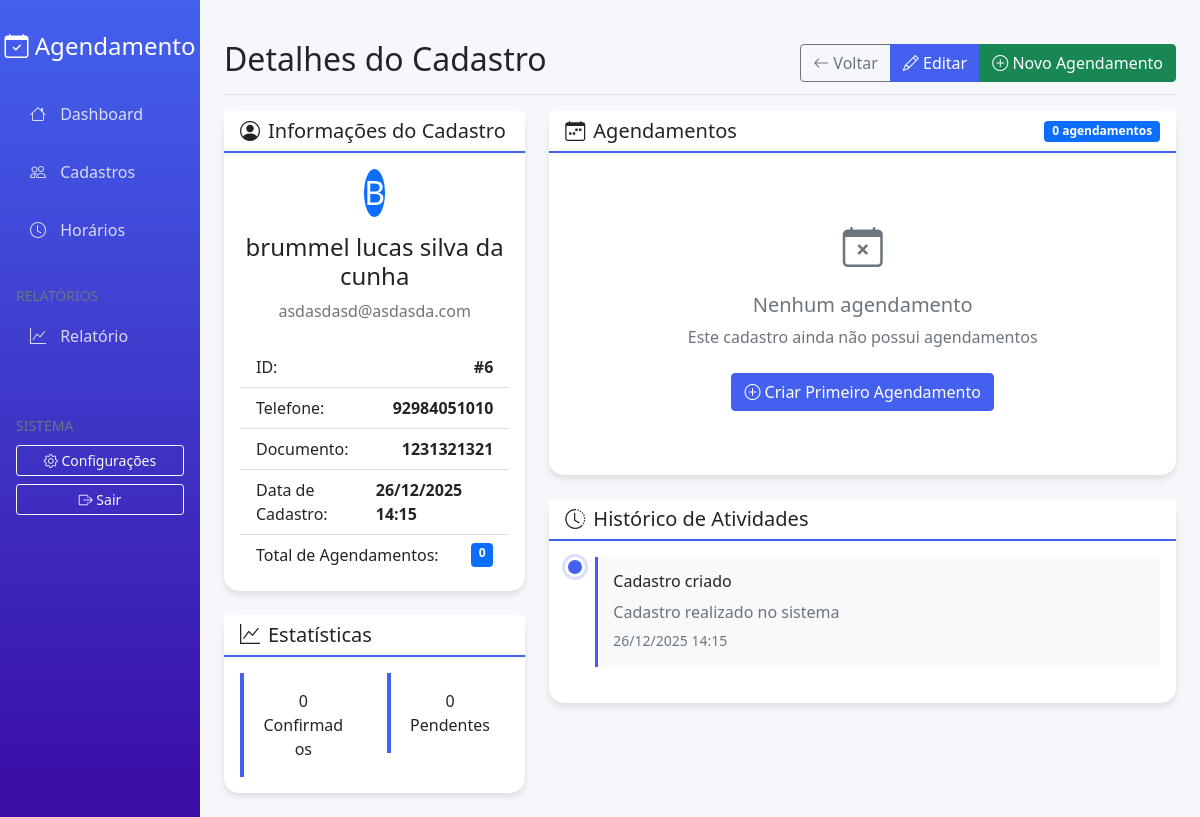
/cadastros/6, run on the app's committed database.
### models/Cadastro.py (models this page shows, shortened)
class Cadastro(db.Model):
    __tablename__ = 'cadastros'
    id = db.Column(db.Integer, primary_key=True)
    nome = db.Column(db.String(100), nullable=False)
    email = db.Column(db.String(100), unique=True, nullable=False)
    telefone = db.Column(db.String(20))
    documento = db.Column(db.String(20), unique=True)
    data_criacao = db.Column(db.DateTime, default=datetime.utcnow)
    horarios = db.relationship('Horario', backref='cadastro', lazy=True, cascade='all, delete-orphan')

### app.py (the view)
    @app.route('/cadastros/<int:id>')
    def visualizar_cadastro(id):
        with app.app_context():
            cadastro = Cadastro.query.get_or_404(id)
            horarios = Horario.query.filter_by(cadastro_id=id).order_by(Horario.data.desc(), Horario.hora_inicio).all()
            hoje = date.today()
            horarios_confirmados = len([h for h in horarios if h.status == 'confirmado'])
            horarios_pendentes = len([h for h in horarios if h.status == 'pendente'])
            atividades = [
                {'titulo': 'Cadastro criado', 'descricao': 'Cadastro realizado no sistema', 'data': cadastro.data_criacao},
                {'titulo': 'Primeiro agendamento', 'descricao': 'Primeiro horário agendado', 'data': datetime.now() - timedelta(days=5)} if horarios else None,
                {'titulo': 'Atualização de dados', 'descricao': 'Informações atualizadas', 'data': datetime.now() - timedelta(days=2)} if cadastro.data_criacao < datetime.now() - timedelta(days=2) else None
            ]
            atividades = [a for a in atividades if a is not None]
            return render_template('cadastros/visualizar.html',
                                 cadastro=cadastro,
                                 horarios=horarios,
                                 hoje=hoje,
                                 horarios_confirmados=horarios_confirmados,
                                 horarios_pendentes=horarios_pendentes,
                                 atividades=atividades)

### templates/cadastros/visualizar.html (shortened to what this page needs)
{% extends "base.html" %}
{% block page_title %}Detalhes do Cadastro{% endblock %}
{% block page_actions %}
<div class="btn-group">
    <a href="{{ url_for('listar_cadastros') }}" class="btn btn-outline-secondary">
        <i class="bi bi-arrow-left"></i> Voltar
    </a>
    <a href="{{ url_for('editar_cadastro', id=cadastro.id) }}" class="btn btn-primary">
        <i class="bi bi-pencil"></i> Editar
    </a>
    <a href="{{ url_for('criar_horario') }}?cadastro={{ cadastro.id }}" class="btn btn-success">
        <i class="bi bi-plus-circle"></i> Novo Agendamento
    </a>
</div>
{% endblock %}
{% block content %}
<div class="row">
    <div class="col-md-4">
        <div class="card mb-4">
            <div class="card-header">
                <h5 class="mb-0">
                    <i class="bi bi-person-circle me-2"></i>Informações do Cadastro
                </h5>
            </div>
            <div class="card-body">
                <div class="text-center mb-4">
                    <div class="avatar-xl bg-primary rounded-circle d-inline-flex align-items-center justify-content-center">
                        <span class="text-white fs-2">{{ cadastro.nome[:1]|upper }}</span>
                    </div>
                    <h4 class="mt-3">{{ cadastro.nome }}</h4>
                    <p class="text-muted">{{ cadastro.email }}</p>
                </div>
                <div class="list-group list-group-flush">
                    <div class="list-group-item d-flex justify-content-between">
                        <span>ID:</span>
                        <strong>#{{ cadastro.id }}</strong>
                    </div>
                    {% if cadastro.telefone %}
                    <div class="list-group-item d-flex justify-content-between">
                        <span>Telefone:</span>
                        <strong>{{ cadastro.telefone }}</strong>
                    </div>
                    {% endif %}
                    {% if cadastro.documento %}
                    <div class="list-group-item d-flex justify-content-between">
                        <span>Documento:</span>
                        <strong>{{ cadastro.documento }}</strong>
                    </div>
                    {% endif %}
                    <div class="list-group-item d-flex justify-content-between">
                        <span>Data de Cadastro:</span>
                        <strong>{{ cadastro.data_criacao.strftime('%d/%m/%Y %H:%M') }}</strong>
                    </div>
                    <div class="list-group-item d-flex justify-content-between">
                        <span>Total de Agendamentos:</span>
                        <span class="badge bg-primary">{{ cadastro.horarios|length }}</span>
                    </div>
                </div>
            </div>
        </div>
        <div class="card">
            <div class="card-header">
                <h5 class="mb-0">
                    <i class="bi bi-graph-up me-2"></i>Estatísticas
                </h5>
            </div>
            <div class="card-body">
                <div class="row text-center">
                    <div class="col-6">
                        <div class="stat-card p-3">
                            <div class="stat-number">{{ horarios_confirmados }}</div>
                            <div class="stat-label">Confirmados</div>
                        </div>
                    </div>
                    <div class="col-6">
                        <div class="stat-card p-3">
                            <div class="stat-number">{{ horarios_pendentes }}</div>
                            <div class="stat-label">Pendentes</div>
                        </div>
                    </div>
                </div>
            </div>
        </div>
    </div>
    <div class="col-md-8">
        <div class="card">
            <div class="card-header d-flex justify-content-between align-items-center">
                <h5 class="mb-0">
                    <i class="bi bi-calendar-week me-2"></i>Agendamentos
                </h5>
                <span class="badge bg-primary">{{ cadastro.horarios|length }} agendamentos</span>
            </div>
            <div class="card-body">
                {% if cadastro.horarios %}
                <div class="table-responsive">
                    <table class="table table-hover">
                        <thead>
                            <tr>
                                <th>Data</th>
                                <th>Horário</th>
                                <th>Serviço</th>
                                <th>Status</th>
                                <th class="text-end">Ações</th>
                            </tr>
                        </thead>
                        <tbody>
                            {% for horario in cadastro.horarios|sort(attribute='data', reverse=True) %}
                            <tr>
                                <td>
                                    <strong>{{ horario.data.strftime('%d/%m/%Y') }}</strong>
                                </td>
                                <td>
                                    {{ horario.hora_inicio.strftime('%H:%M') }} - {{ horario.hora_fim.strftime('%H:%M') }}
                                </td>
                                <td>
                                    {% if horario.descricao %}
                                    {{ horario.descricao[:50] }}
                                    {% if horario.descricao|length > 50 %}...{% endif %}
                                    {% else %}
                                    <span class="text-muted">Sem descrição</span>
                                    {% endif %}
                                </td>
                                <td>
                                    {% if horario.data > hoje %}
                                    <span class="badge bg-success">Agendado</span>
                                    {% else %}
                                    <span class="badge bg-secondary">Realizado</span>
                                    {% endif %}
                                </td>
                                <td class="text-end">
                                    <div class="btn-group btn-group-sm">
                                        <a href="{{ url_for('visualizar_horario', id=horario.id) }}"
                                           class="btn btn-outline-primary" title="Visualizar">
                                            <i class="bi bi-eye"></i>
                                        </a>
                                        <a href="{{ url_for('editar_horario', id=horario.id) }}"
                                           class="btn btn-outline-success" title="Editar">
                                            <i class="bi bi-pencil"></i>
                                        </a>
                                    </div>
                                </td>
                            </tr>
                            {% endfor %}
                        </tbody>
                    </table>
                </div>
                {% else %}
                <div class="text-center py-5">
                    <div class="text-muted">
                        <i class="bi bi-calendar-x fs-1"></i>
                        <h5 class="mt-3">Nenhum agendamento</h5>
                        <p>Este cadastro ainda não possui agendamentos</p>
                        <a href="{{ url_for('criar_horario') }}?cadastro={{ cadastro.id }}"
                           class="btn btn-primary mt-2">
                            <i class="bi bi-plus-circle"></i> Criar Primeiro Agendamento
                        </a>
                    </div>
                </div>
                {% endif %}
            </div>
        </div>
        <div class="card mt-4">
            <div class="card-header">
                <h5 class="mb-0">
                    <i class="bi bi-clock-history me-2"></i>Histórico de Atividades
                </h5>
            </div>
            <div class="card-body">
                <div class="timeline">
                    {% for atividade in atividades %}
                    <div class="timeline-item">
                        <div class="timeline-marker"></div>
                        <div class="timeline-content">
                            <h6>{{ atividade.titulo }}</h6>
                            <p class="text-muted mb-1">{{ atividade.descricao }}</p>
                            <small class="text-muted">{{ atividade.data.strftime('%d/%m/%Y %H:%M') }}</small>
                        </div>
                    </div>
                    {% else %}
                    <div class="text-center text-muted py-4">
                        <i class="bi bi-info-circle fs-1"></i>
                        <p class="mt-2">Nenhuma atividade registrada</p>
                    </div>
                    {% endfor %}
                </div>
            </div>
        </div>
    </div>
</div>
{% endblock %}

### templates/base.html (style rules this page uses)
:root { --primary-color: #4361ee; --secondary-color: #3a0ca3; --success-color: #4cc9f0; --light-color: #f8f9fa; }
body { background-color: #f5f7fb; font-family: 'Segoe UI', Tahoma, Geneva, Verdana, sans-serif; }
.card { border: none; border-radius: 15px; box-shadow: 0 4px 6px rgba(0, 0, 0, 0.1); transition: transform 0.3s; }
.card-header { background-color: white; border-bottom: 2px solid var(--primary-color); font-weight: 600; }
.btn-primary { background-color: var(--primary-color); border-color: var(--primary-color); }
.stat-card { border-left: 4px solid var(--primary-color); }

### templates/cadastros/visualizar.html (style rules this page uses)
.timeline { position: relative; padding-left: 30px; }
.timeline-item { position: relative; margin-bottom: 20px; }
.timeline-marker { position: absolute; left: -30px; top: 0; width: 20px; height: 20px; border-radius: 50%; background: var(--primary-color); border: 3px solid white; box-shadow: 0 0 0 3px rgba(67, 97, 238, 0.2); }
.timeline-content { background: var(--light-color); padding: 15px; border-radius: var(--border-radius-sm); border-left: 3px solid var(--primary-color); }

### data on the page
Cadastro: nome "B", nome "brummel lucas silva da cunha", email "asdasdasd@asdasda.com", id "6", telefone "92984051010", documento "1231321321", data_criacao "26/12/2025 14:15", data "26/12/2025 14:15"

### other printed values
{{ cadastro.horarios|length }} "0"
{{ horarios_confirmados }} "0"
{{ horarios_pendentes }} "0"
{{ atividade.titulo }} "Cadastro criado"
{{ atividade.descricao }} "Cadastro realizado no sistema"
